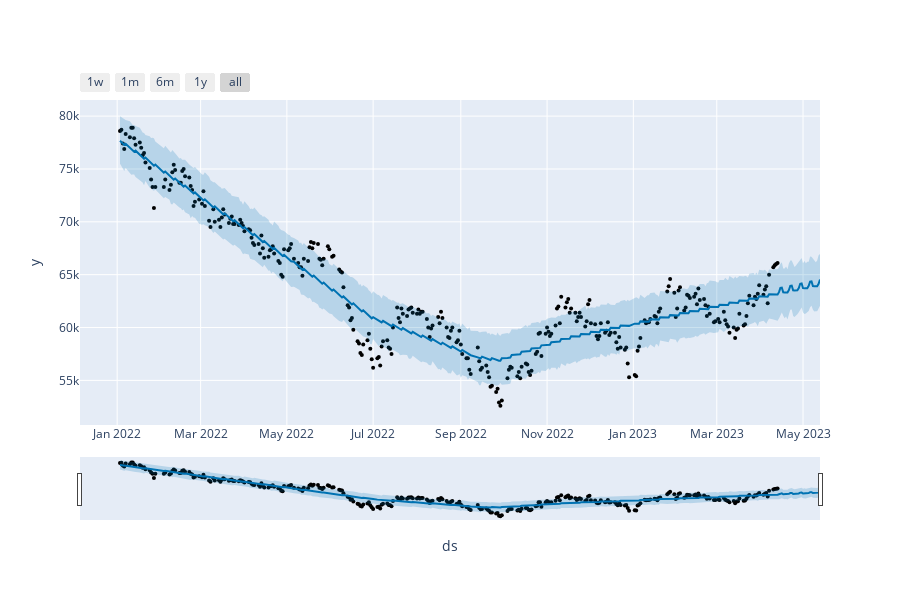

Write notebook code for a chart like this one.
### Code cell
# 이왕이면 plotly 사용
fig = plot_plotly(m,forecast)
fig

### Figure 1 — Plotly figure (JSON) as saved in the notebook; plotly's stock layout.template omitted (floating-point values rounded to 4 significant figures; data arrays with more than 128 entries replaced by an {"elided": "..."} marker saying what was removed)
{"data": [{"marker": {"color": "black", "size": 4}, "mode": "markers", "name": "Actual", "type": "scatter", "x": {"elided": "317 str values"}, "y": {"elided": "317 int values"}}, {"hoverinfo": "skip", "line": {"width": 0}, "mode": "lines", "type": "scatter", "x": {"elided": "347 str values"}, "y": {"elided": "347 float values"}}, {"fill": "tonexty", "fillcolor": "rgba(0, 114, 178, 0.2)", "line": {"color": "#0072B2", "width": 2}, "mode": "lines", "name": "Predicted", "type": "scatter", "x": {"elided": "347 str values"}, "y": {"elided": "347 float values"}}, {"fill": "tonexty", "fillcolor": "rgba(0, 114, 178, 0.2)", "hoverinfo": "skip", "line": {"width": 0}, "mode": "lines", "type": "scatter", "x": {"elided": "347 str values"}, "y": {"elided": "347 float values"}}], "layout": {"height": 600, "showlegend": false, "width": 900, "xaxis": {"autorange": true, "range": ["2021-12-05 17:08:34.2857", "2023-05-13"], "rangeselector": {"buttons": [{"count": 7, "label": "1w", "step": "day", "stepmode": "backward"}, {"count": 1, "label": "1m", "step": "month", "stepmode": "backward"}, {"count": 6, "label": "6m", "step": "month", "stepmode": "backward"}, {"count": 1, "label": "1y", "step": "year", "stepmode": "backward"}, {"step": "all"}]}, "rangeslider": {"autorange": true, "range": ["2021-12-05 17:08:34.2857", "2023-05-13"], "visible": true, "yaxis": {"_template": null, "rangemode": "match"}}, "title": {"text": "ds"}, "type": "date"}, "yaxis": {"autorange": true, "range": [50780.0, 81520.0], "title": {"text": "y"}, "type": "linear"}}}
